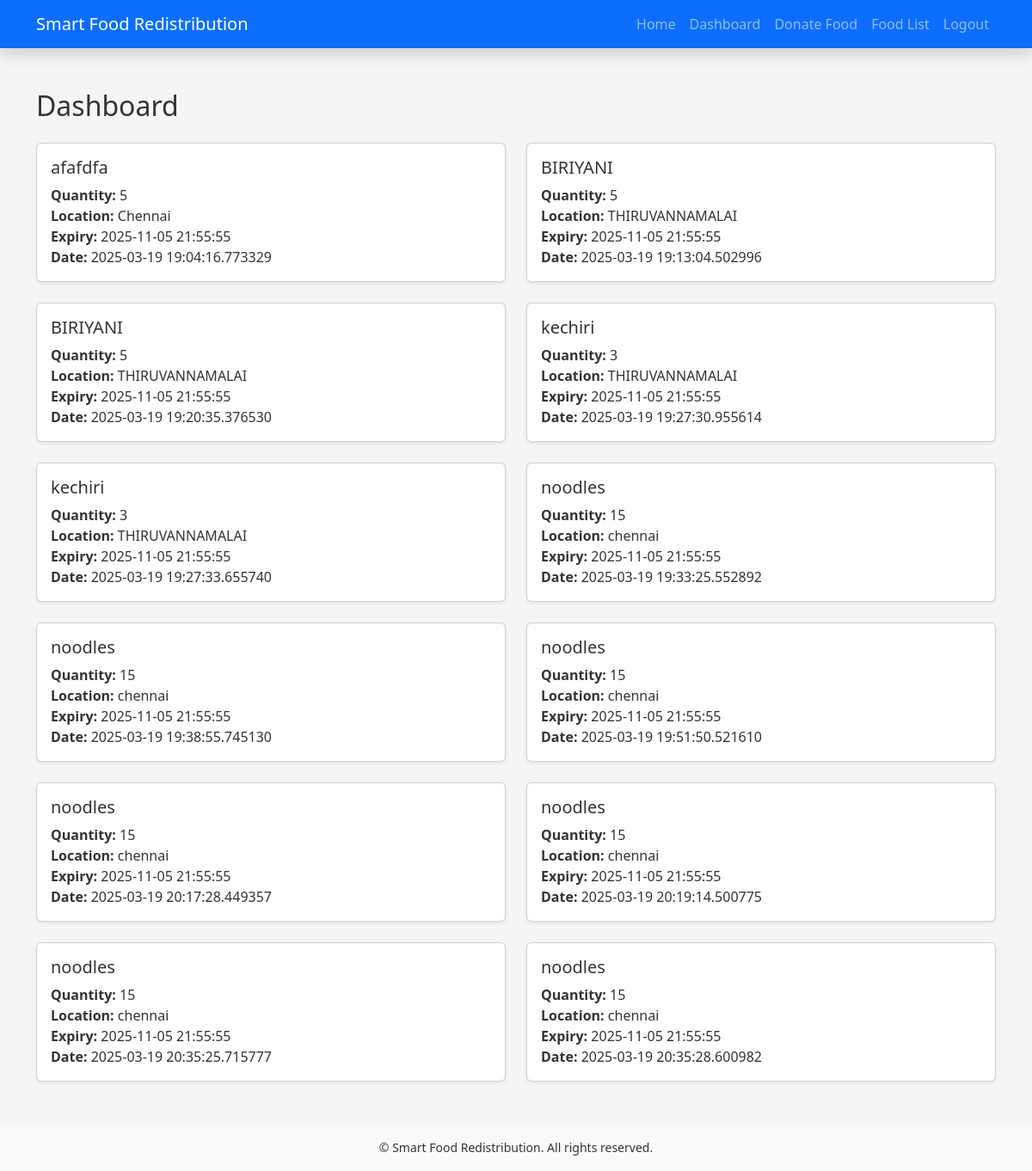
The page /dashboard (signed in) on the database its author committed.
### app/models.py (models this page shows)
class Donation(db.Model):
    id = db.Column(db.Integer, primary_key=True)
    donor_id = db.Column(db.Integer, db.ForeignKey('user.id'), nullable=False)
    food_type = db.Column(db.String(100), nullable=False)
    quantity = db.Column(db.Integer, nullable=False)
    expiry_date = db.Column(db.DateTime, nullable=False)
    location = db.Column(db.String(255), nullable=False)
    latitude = db.Column(db.String(50))   # Storing as string; convert to float if needed
    longitude = db.Column(db.String(50))
    created_at = db.Column(db.DateTime, default=datetime.utcnow)

### app/routes.py (the view)
@main.route('/dashboard')
@login_required
def dashboard():
    if current_user.role == "donor":
        donations = Donation.query.filter_by(donor_id=current_user.id).all()
    else:
        donations = Donation.query.all()
    return render_template('dashboard.html', donations=donations)

### app/models.py (called while the page is built)
@login_manager.user_loader
def load_user(user_id):
    return User.query.get(int(user_id))

### app/templates/dashboard.html (shortened to what this page needs)
{% extends "base.html" %}
{% block content %}
<h2 class="mb-4">Dashboard</h2>
{% if donations %}
  <div class="row row-cols-1 row-cols-md-2 g-4">
    {% for donation in donations %}
      <div class="col">
        <div class="card h-100 shadow-sm">
          <div class="card-body">
            <h5 class="card-title">{{ donation.food_type }}</h5>
            <p class="card-text">
              <strong>Quantity:</strong> {{ donation.quantity }}<br>
              <strong>Location:</strong> {{ donation.location }}<br>
              <strong>Expiry:</strong> {{ donation.expiry_date }}<br>
              <strong>Date:</strong> {{ donation.created_at }}
            </p>
          </div>
        </div>
      </div>
    {% endfor %}
  </div>
{% else %}
  <p>No donations found.</p>
{% endif %}
{% endblock %}

### app/static/css/style.css (style rules this page uses)
body { background-color: #f5f5f5; color: #333; }

### rows shown on the page
Donation: food_type "afafdfa", quantity "5", location "Chennai", expiry_date "2025-11-05 21:55:55", created_at "2025-03-19 19:04:16.773329"
Donation: food_type "BIRIYANI", quantity "5", location "THIRUVANNAMALAI", expiry_date "2025-11-05 21:55:55", created_at "2025-03-19 19:13:04.502996"
Donation: food_type "BIRIYANI", quantity "5", location "THIRUVANNAMALAI", expiry_date "2025-11-05 21:55:55", created_at "2025-03-19 19:20:35.376530"
Donation: food_type "kechiri", quantity "3", location "THIRUVANNAMALAI", expiry_date "2025-11-05 21:55:55", created_at "2025-03-19 19:27:30.955614"
Donation: food_type "kechiri", quantity "3", location "THIRUVANNAMALAI", expiry_date "2025-11-05 21:55:55", created_at "2025-03-19 19:27:33.655740"
Donation: food_type "noodles", quantity "15", location "chennai", expiry_date "2025-11-05 21:55:55", created_at "2025-03-19 19:33:25.552892"
Donation: food_type "noodles", quantity "15", location "chennai", expiry_date "2025-11-05 21:55:55", created_at "2025-03-19 19:38:55.745130"
Donation: food_type "noodles", quantity "15", location "chennai", expiry_date "2025-11-05 21:55:55", created_at "2025-03-19 19:51:50.521610"
Donation: food_type "noodles", quantity "15", location "chennai", expiry_date "2025-11-05 21:55:55", created_at "2025-03-19 20:17:28.449357"
Donation: food_type "noodles", quantity "15", location "chennai", expiry_date "2025-11-05 21:55:55", created_at "2025-03-19 20:19:14.500775"
Donation: food_type "noodles", quantity "15", location "chennai", expiry_date "2025-11-05 21:55:55", created_at "2025-03-19 20:35:25.715777"
Donation: food_type "noodles", quantity "15", location "chennai", expiry_date "2025-11-05 21:55:55", created_at "2025-03-19 20:35:28.600982"
